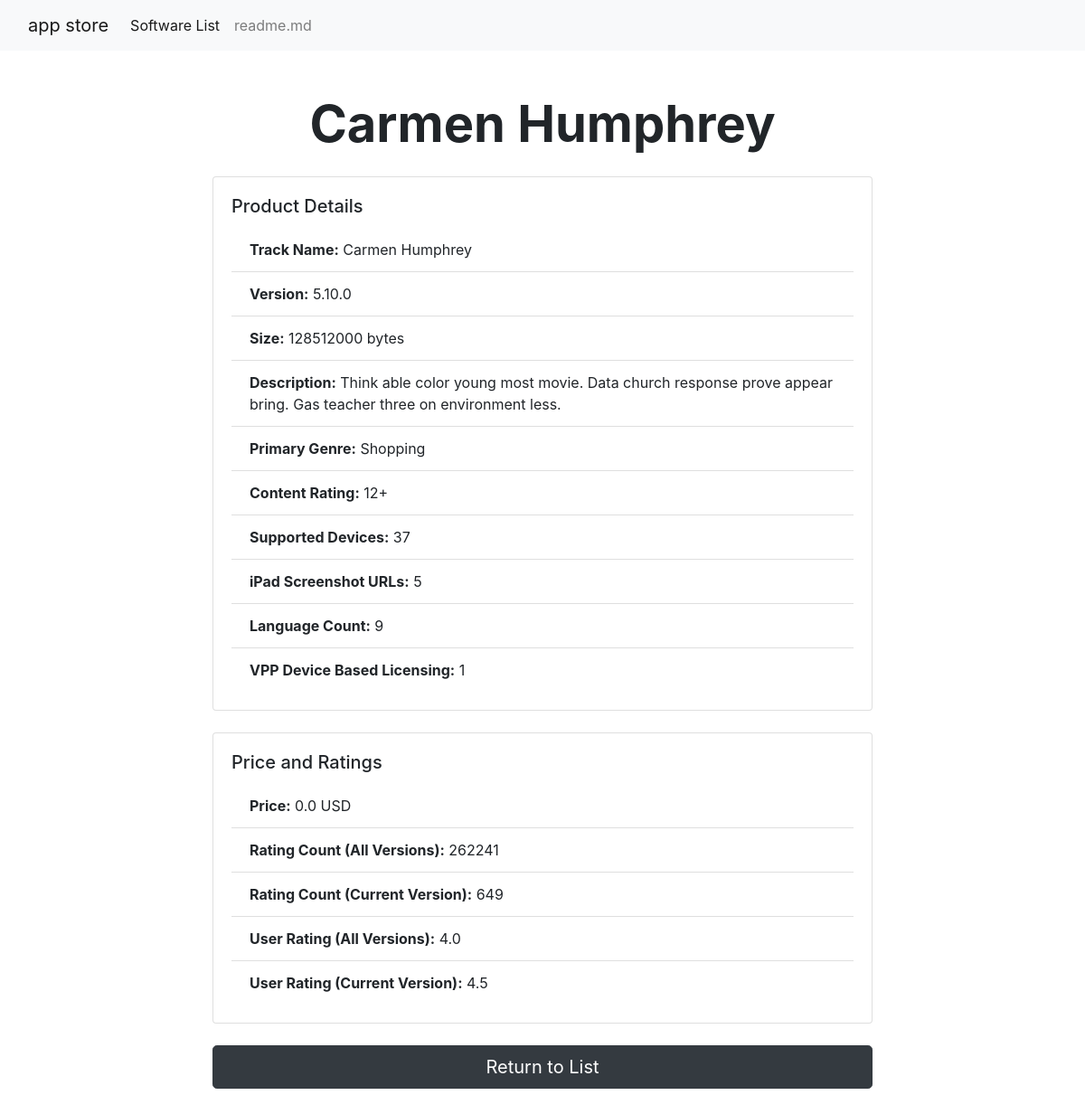
/detail/282614216, run on the app's committed database.
### tables this page shows
CREATE TABLE app_store (
        id INTEGER PRIMARY KEY AUTOINCREMENT,
        app_id INTEGER,
        track_name TEXT,
        size_bytes INTEGER,
        currency TEXT,
        price REAL,
        rating_count_tot INTEGER,
        rating_count_ver INTEGER,
        user_rating REAL,
        user_rating_ver REAL,
        ver TEXT,
        cont_rating TEXT,
        prime_genre TEXT,
        sup_devices_num INTEGER,
        ipadSc_urls_num INTEGER,
        lang_num INTEGER,
        vpp_lic INTEGER
    );

CREATE TABLE app_store_desc (
        id INTEGER PRIMARY KEY AUTOINCREMENT,
        app_id INTEGER,
        app_desc TEXT
    );

### index.py (the view)
@app.route('/detail/<int:app_id>')
def detail(app_id):
    conn = sqlite3.connect('app_store.db')
    c = conn.cursor()
    c.execute("SELECT * FROM app_store left JOIN app_store_desc ON app_store.app_id=app_store_desc.app_id WHERE app_store.app_id = ?", (app_id,))
    columns = [col[0] for col in c.description]
    product = dict(zip(columns, c.fetchone()))
    conn.close()
    return render_template('detail.html', product=product)

### templates/detail.html (shortened to what this page needs)
<!DOCTYPE html>
<html lang="en">
<head>
    <link rel="stylesheet" href="https://cdnjs.cloudflare.com/ajax/libs/twitter-bootstrap/4.6.0/css/bootstrap.min.css">
</head>
<body>
    <nav class="navbar navbar-expand-lg navbar-light bg-light mx-auto" style="width: 100%;">
        <div class="container-fluid">
            <a class="navbar-brand" href="#">app store</a>
            <div class="collapse navbar-collapse" id="navbarNav">
                <ul class="navbar-nav">
                    <li class="nav-item">
                        <a class="nav-link active" aria-current="page" href="/">Software List</a>
                    </li>
                    <li class="nav-item">
                        <a class="nav-link" href="#">readme.md</a>
                    </li>
                </ul>
            </div>
        </div>
    </nav>
    <div class="container py-5">
        <div class="row">
            <div class="col-md-8 offset-md-2">
                <h1 class="display-4 font-weight-bold text-center mb-4">{{ product["track_name"] }}</h1>
                <div class="card mb-4">
                    <div class="card-body">
                        <h5 class="card-title">Product Details</h5>
                        <ul class="list-group list-group-flush">
                            <li class="list-group-item"><strong>Track Name:</strong> {{ product["track_name"] }}</li>
                            <li class="list-group-item"><strong>Version:</strong> {{ product["ver"] }}</li>
                            <li class="list-group-item"><strong>Size:</strong> {{ product["size_bytes"] }} bytes</li>
                            <li class="list-group-item"><strong>Description:</strong> {{ product["app_desc"] }}</li>
                            <li class="list-group-item"><strong>Primary Genre:</strong> {{ product["prime_genre"] }}</li>
                            <li class="list-group-item"><strong>Content Rating:</strong> {{ product["cont_rating"] }}</li>
                            <li class="list-group-item"><strong>Supported Devices:</strong> {{ product["sup_devices_num"] }}</li>
                            <li class="list-group-item"><strong>iPad Screenshot URLs:</strong> {{ product["ipadSc_urls_num"] }}</li>
                            <li class="list-group-item"><strong>Language Count:</strong> {{ product["lang_num"] }}</li>
                            <li class="list-group-item"><strong>VPP Device Based Licensing:</strong> {{ product["vpp_lic"] }}</li>
                        </ul>
                    </div>
                </div>
                <div class="card mb-4">
                    <div class="card-body">
                        <h5 class="card-title">Price and Ratings</h5>
                        <ul class="list-group list-group-flush">
                            <li class="list-group-item"><strong>Price:</strong> {{ product["price"] }} {{ product["currency"] }}</li>
                            <li class="list-group-item"><strong>Rating Count (All Versions):</strong> {{ product["rating_count_tot"] }}</li>
                            <li class="list-group-item"><strong>Rating Count (Current Version):</strong> {{ product["rating_count_ver"] }}</li>
                            <li class="list-group-item"><strong>User Rating (All Versions):</strong> {{ product["user_rating"] }}</li>
                            <li class="list-group-item"><strong>User Rating (Current Version):</strong> {{ product["user_rating_ver"] }}</li>
                        </ul>
                    </div>
                </div>
                <a class="btn btn-primary btn-lg btn-block btn-dark" href="/">Return to List</a>
            </div>
        </div>
    </div>
</body>
</html>

### data on the page
app_store: track_name "Carmen Humphrey", ver "5.10.0", size_bytes "128512000", prime_genre "Shopping", cont_rating "12+", sup_devices_num "37", ipadSc_urls_num "5", lang_num "9", vpp_lic "1", price "0.0", currency "USD", rating_count_tot "262241", rating_count_ver "649", user_rating "4.0", user_rating_ver "4.5"
app_store_desc: app_desc "Think able color young most movie. Data church response prove appear bring. Gas teacher three on environment less."
